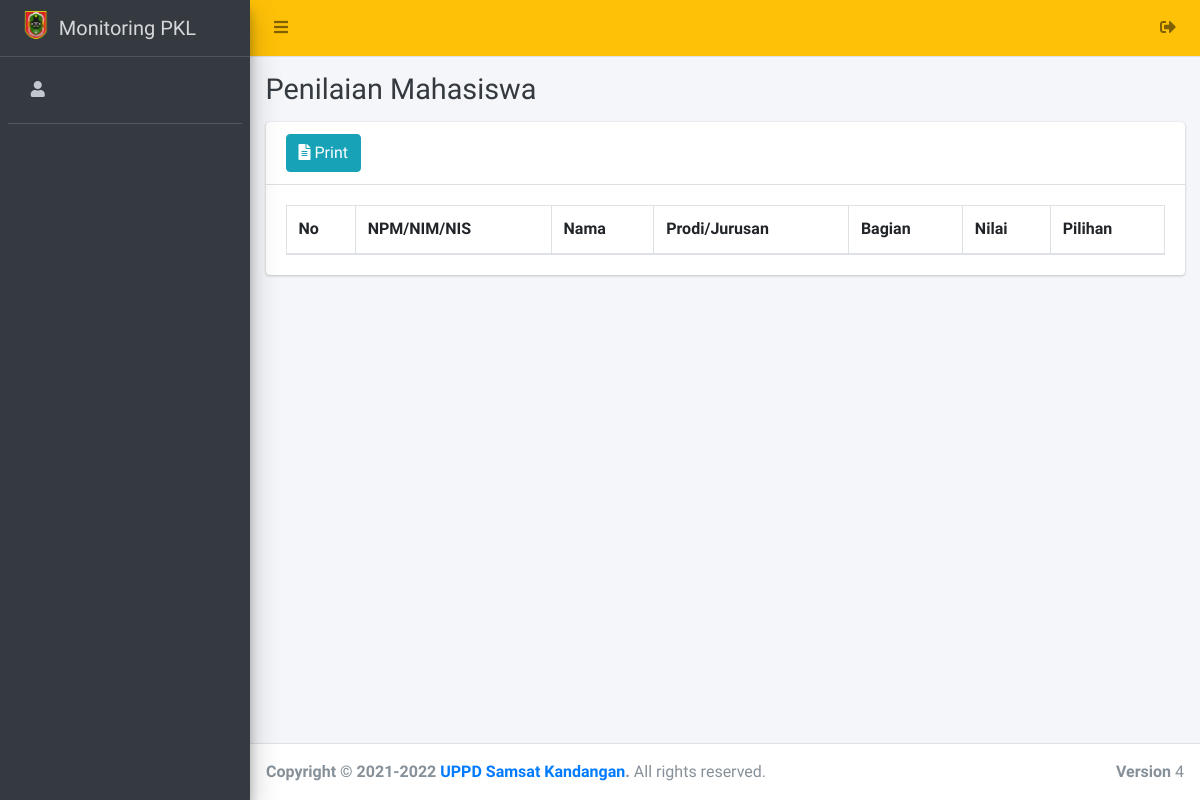
Page /admin/nilaipeserta/index.php on the earlier database version.
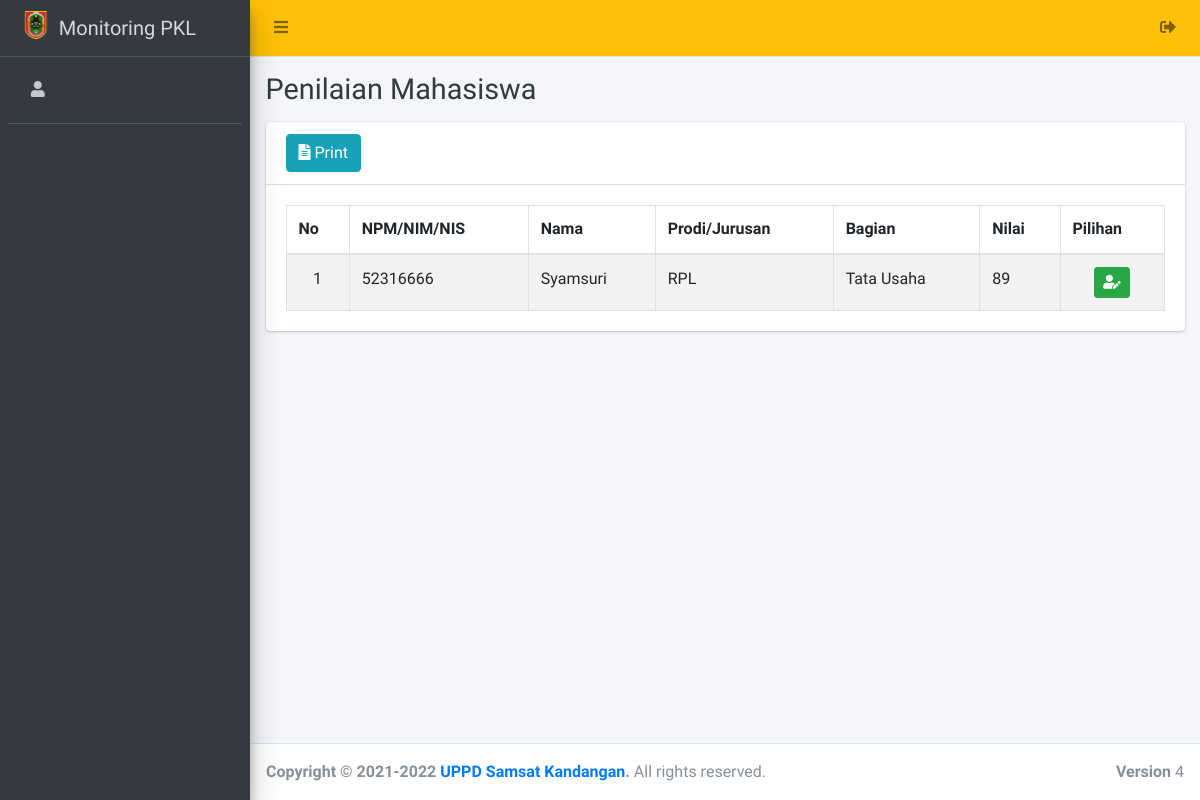
Same page on the later database version.
### tables this page shows
CREATE TABLE `daftarpkl` (
  `id_daftar` int(11) NOT NULL,
  `id_peserta` int(11) DEFAULT NULL,
  `id_bagian` int(11) DEFAULT NULL,
  `id_pembimbing` int(11) DEFAULT NULL,
  `status` varchar(50) DEFAULT NULL,
  `tgl_awal` date DEFAULT NULL,
  `tgl_akhir` date DEFAULT NULL,
  `judulpkl` varchar(150) DEFAULT NULL,
  `laporan` varchar(255) DEFAULT NULL,
  `nilaipkl` varchar(20) DEFAULT NULL,
  `status_akhir` varchar(40) DEFAULT 'Belum Selesai'
);

CREATE TABLE `peserta` (
  `id_peserta` int(11) NOT NULL,
  `npm` varchar(13) DEFAULT NULL,
  `nama` varchar(100) DEFAULT NULL,
  `jk` varchar(25) DEFAULT NULL,
  `prodi` varchar(40) DEFAULT NULL,
  `agama` varchar(20) DEFAULT NULL,
  `alamat` text,
  `telp` varchar(18) DEFAULT NULL,
  `foto` varchar(255) DEFAULT NULL,
  `slip_bayar` varchar(255) DEFAULT NULL,
  `id_user` int(11) DEFAULT NULL
);

CREATE TABLE `bagian` (
  `id_bagian` int(11) NOT NULL,
  `nama_bagian` varchar(100) NOT NULL,
  `deskrip` varchar(255) NOT NULL
);

### admin/nilaipeserta/index.php (the view, shortened to what this page needs)
<?php
    include '../../config/koneksi.php';
    include '../../templates/head.php';
    include '../../templates/navbar.php';
    include '../../templates/sidebar.php';
?>
<div class="content-wrapper">
    <div class="content-header">
    <div class="container-fluid">
        <div class="row">
        <div class="col-sm-6">
            <h1 class="m-0 text-dark">Penilaian Mahasiswa</h1>
        </div>
        </div>
    </div>
    </div>
<section class="content">
<div class="container-fluid">
<div class="row">
    <div class="col-12">
    <div class="card">
        <div class="card-header">
            <h3 class="card-title">
                <a href="print" target="blank" class="btn btn-info"><i class="fa fa-file-alt mr-1"></i>Print</a>
            </h3>
        </div>
        <div class="card-body">
            <table id="example1" class="table table-bordered table-striped" style="background-color: ">
                <thead>
                    <th>No</th>
                    <th>NPM/NIM/NIS</th>
                    <th>Nama</th>
                    <th>Prodi/Jurusan</th>
                    <th>Bagian</th>
                    <th>Nilai</th>
                    <th>Pilihan</th>
                </thead>
                <tbody>
                    <?php
                        $no = 1;
                        $data = $koneksi->query("SELECT * FROM daftarpkl AS dp
                        LEFT JOIN peserta AS m  ON dp.id_peserta = m.id_peserta
                        LEFT JOIN bagian AS s ON dp.id_bagian = s.id_bagian
                        LEFT JOIN pembimbing AS d ON dp.id_pembimbing = d.id_pembimbing
                      WHERE dp.id_pembimbing");
                        while ($row = $data->fetch_array()) {
                     ?>
                    <tr>
                    <td align="center"><?= $no++; ?></td>
                    <td><?= $row['npm'] ?></td>
                    <td><?= $row['nama'] ?></td>
                    <td><?= $row['prodi'] ?></td>
                    <td><?= $row['nama_bagian'] ?></td>
                    <td><?= $row['nilaipkl'] ?></td>
                        <td align="center">
                            <a href="detailnilai?id=<?= $row['id_daftar'] ?>" class="btn btn-success btn-sm" title="Detail"><i class="fa fa-user-edit"></i></a>
                        </td>
                    </tr>
                    <?php } ?>
                </tbody>
            </table>
        </div>
    </div>
    </div>
    </div>
</div>
</section>
</div>
<?php
    include '../../templates/footer.php';
?>

Differences in the rows shown:
added daftarpkl: id_peserta.npm "52316666", id_peserta.nama "Syamsuri", id_peserta.prodi "RPL", id_bagian.nama_bagian "Tata Usaha", nilaipkl "89"
